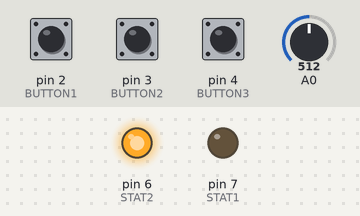
Recording of a sketch running on a simulated Arduino Uno, built with avr-gcc and run on an emulated ATmega328P. Parts: output pins drawn as LEDs (lit = HIGH). Inputs (shaded band) come from the test bench; at power-on: pin 2 (BUTTON1) HIGH, pin 3 (BUTTON2) HIGH, pin 4 (BUTTON3) HIGH, A0 = 512. What the sketch prints to the serial monitor is not drawn.

Above: at 0.1 s.
At 1.8 s:
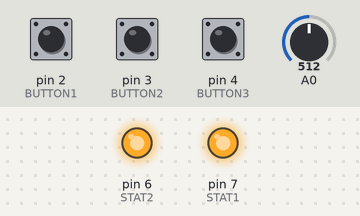
1.9 s: pin 2 (BUTTON1) pulled LOW for 0.15 s
Timing chart, 0 to 4.9 s (numbered marks = the images above; inputs shaded):
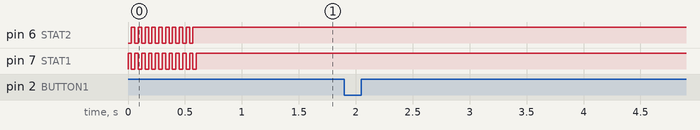

Measured:
- after the input at 1.9 s, every drawn part: stays the same

The sketch:

Midi_Shield.ino
```cpp
// SparkFun MIDI Sheild and MIDI Breakout test code
// Defines bare-bones routines for sending and receiving MIDI data
// Written 02/16/10


// defines for MIDI Shield components only
#define KNOB1  0
#define KNOB2  1

#define BUTTON1  2
#define BUTTON2  3
#define BUTTON3  4

#define STAT1  7
#define STAT2  6

#define OFF 1
#define ON 2
#define WAIT 3

byte incomingByte;
byte note;
byte velocity;
int pot;

byte byte1;
byte byte2;
byte byte3;

int action=2; //1 =note off ; 2=note on ; 3= wait


void setup() {

  pinMode(STAT1,OUTPUT);
  pinMode(STAT2,OUTPUT);

  pinMode(BUTTON1,INPUT);
  pinMode(BUTTON2,INPUT);
  pinMode(BUTTON3,INPUT);

  digitalWrite(BUTTON1,HIGH);
  digitalWrite(BUTTON2,HIGH);
  digitalWrite(BUTTON3,HIGH);

  for(int i = 0;i < 10;i++) // flash MIDI Sheild LED's on startup
  {
    digitalWrite(STAT1,HIGH);
    digitalWrite(STAT2,LOW);
    delay(30);
    digitalWrite(STAT1,LOW);
    digitalWrite(STAT2,HIGH);
    delay(30);
  }
  digitalWrite(STAT1,HIGH);
  digitalWrite(STAT2,HIGH);

  //start serial with midi baudrate 31250
  //Serial.begin(31250);
  Serial.begin(9600);
}

void loop () {

  //*************** MIDI OUT ***************//

  pot = analogRead(0);
  note = pot/8;  // convert value to value 0-127
  if(button(BUTTON1) || button(BUTTON2) || button(BUTTON3))
  {
    Midi_Send(0x90,note,0x45);
    while(button(BUTTON1) || button(BUTTON2) || button(BUTTON3));
  }

  //*************** MIDI LOOPBACK ******************//
  if(Serial.available() > 0)
  {
    byte1 = Serial.read();
    byte2 = Serial.read();
    byte3 = Serial.read();

    Midi_Send(byte1, byte2, byte3);
  }

  //*************** MIDI IN ***************//
  if (Serial.available() > 0) {
    // read the incoming byte:
    incomingByte = Serial.read();
    Serial.println(incomingByte);
    Serial.write(incomingByte);
    // wait for as status-byte, channel 1, note on or off
    if (incomingByte== 144) // Note on
    {
      action = OFF;
    }
    else if (incomingByte== 128) // Note off
    {
      action = ON;
    }
    else if (note==0 && action != WAIT) // note on, wait for note value
    {
      note=incomingByte;
    }
    else if (note!=0 && action != WAIT)  // velocity
    {
      velocity=incomingByte;
      if(action == ON){
        Midi_Send(0x90,note,velocity);
      }
      if(action == OFF){
        Midi_Send(0x80,note,velocity);
      }
      note=0;
      velocity=0;
      action=WAIT;
    }
    else{
    }
  }

}

void Midi_Send(byte cmd, byte data1, byte data2) {
  Serial.print(cmd);
  Serial.print(data1);
  Serial.print(data2);
}

void blink(){
  digitalWrite(STAT1, HIGH);
  delay(100);
  digitalWrite(STAT1, LOW);
  delay(100);
}

char button(char button_num)
{
  return (!(digitalRead(button_num)));
}
```
